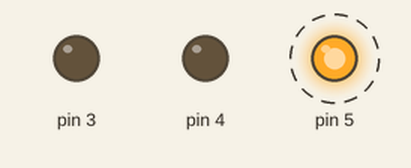
Simulated run of this sketch. Board: Arduino Uno, built with avr-gcc and run on an emulated ATmega328P. Shown: output pins drawn as LEDs (lit = HIGH). Dashed ring = blinking.

Above: at 0.2 s.
Timing chart, 0 to 3.0 s (numbered marks = the images above):
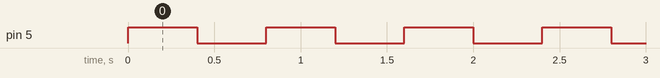

Measured:
- by itself, pin 5: alternates HIGH for 0.40 s and LOW for 0.40 s

The sketch:

Exercise2.ino
```cpp
void setup(){
  pinMode(3,OUTPUT);
  pinMode(4,OUTPUT);
  pinMode(5,OUTPUT);
  pinMode(2,INPUT);
}
void loop(){
  digitalWrite(5,HIGH);
  delay(400);
  digitalWrite(5, LOW);
  delay(400);
  digitalWrite(5, HIGH);
}
```
